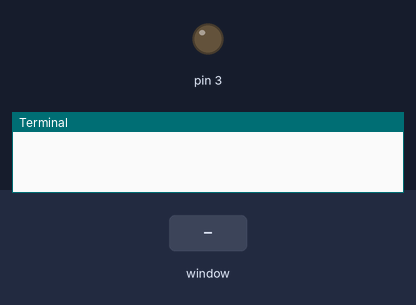
Bench run of a program on a simulated Raspberry Pi (header pin numbers). Shown: output pins drawn as LEDs (lit = HIGH), the last lines printed to the terminal. Dashed ring = blinking. The inputs (shaded band) are chosen by the test bench. The desktop window is not drawn, its controls go by their first labels and the mouse button is held 0.15 s; threads take turns every 2 ms.

Above: at 1.2 s.
1.3 s: control labelled "Start" in the window clicked
At 4.2 s:
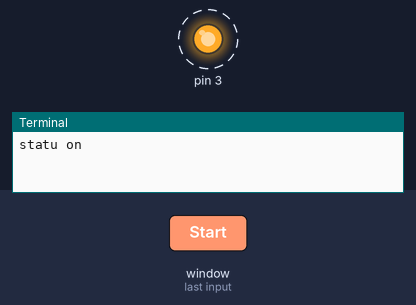
4.3 s: slider 1 in the window set to 1
At 5.3 s:
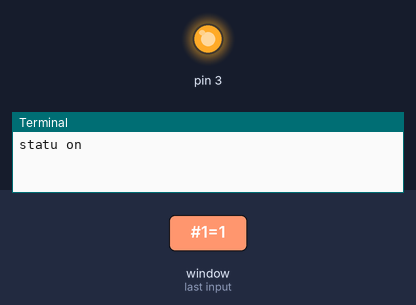
5.8 s: slider 1 in the window set to 1500
At 6.8 s:
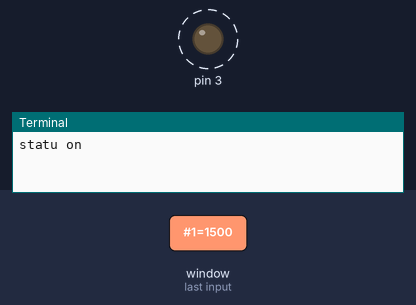
Timing chart, 0 to 14.8 s (numbered marks = the images above; inputs shaded):
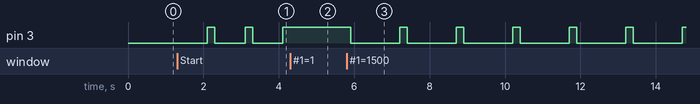

Measured:
- after the input at 1.3 s, pin 3: alternates HIGH for 0.20 s and LOW for 0.80 s, starting after 0.81 s
- after the input at 4.3 s, pin 3: stays HIGH (without the input it goes to LOW after 0.01 s)
- after the input at 5.8 s, pin 3: alternates HIGH for 0.20 s and LOW for 1.3 s, starting after 0.11 s

The program:

GUI_test_+_GPIO.py
```python
from tkinter import *
import RPi.GPIO as GPIO
import threading
import time

def f2():

    GPIO.setmode(GPIO.BOARD)
    GPIO.setup(3, GPIO.OUT)
    while True:
        if start_statu[0]:
            ca.itemconfig(ItemIds[0], fill="black")
            GPIO.output(3, False)
            if (s1.get() - s2.get()) >= 0:
                time.sleep((s1.get() - s2.get())/1000)
            if start_statu[0]:
                ca.itemconfig(ItemIds[0], fill="yellow")
                GPIO.output(3, True)
            time.sleep(s2.get()/1000)

def f3():
    x = 250
    while True:

        if start_statu[0]:
            if ca.itemcget(ItemIds[0], "fill") == "black":
                if x > 240:
                    x = x - s3.get()
            else:
                if x < 290:
                    x = x + s3.get()
            ca.coords(ItemIds[2], x-50, 100-10, x+60, 100+10)
            time.sleep(0.002)

def f4(event):
    start_statu[0] = True
    print("statu on")

def f5(event):
    start_statu[0] = False
    ca.itemconfig(ItemIds[0], fill="black")
    print("statu off")


root = Tk()


s1 = Scale(root, from_=1, to=3000, orient=HORIZONTAL, label='distance')
s1.grid(row=1, column=0)
s1.set(1000)

s2 = Scale(root, from_=1, to=1000, orient=HORIZONTAL, label='percage')
s2.grid(row=2, column=0)
s2.set(200)


s3 = Scale(root, from_=1, to=20, orient=HORIZONTAL, label='vitesse/pression')
s3.grid(row=3, column=0)


start_statu=[None for _ in range(1)]
start_statu[0] = False

b1 = Button(root, text="Start", fg="green")
b1.grid(row=2, column=1)

b2 = Button(root, text="STOP", fg="red")
b2.grid(row=3, column=1)


ca = Canvas(root, width=400, height=300, background="grey")
ca.grid(row=4, column=0, columnspan=2)


ItemIds=[None for _ in range(6)]

ItemIds[0]=ca.create_oval(100-10, 100-10, 100+10, 100+10, width=2, fill="black")
ItemIds[1]=ca.create_rectangle(200-20, 100-20, 200+50, 100+20)

x = 250
ItemIds[2]=ca.create_rectangle(x-50, 100-10, x+60, 100+10, fill="blue")

ItemIds[3]=ca.create_rectangle(330 - 2, 100-30, 330 + 2, 100+30, fill="white")


t2 = threading.Thread(target=f2)
t3 = threading.Thread(target=f3)
t2.start()
t3.start()

b1.bind("<Button-1>", f4)
b2.bind("<Button-1>", f5)


root.mainloop()
```
